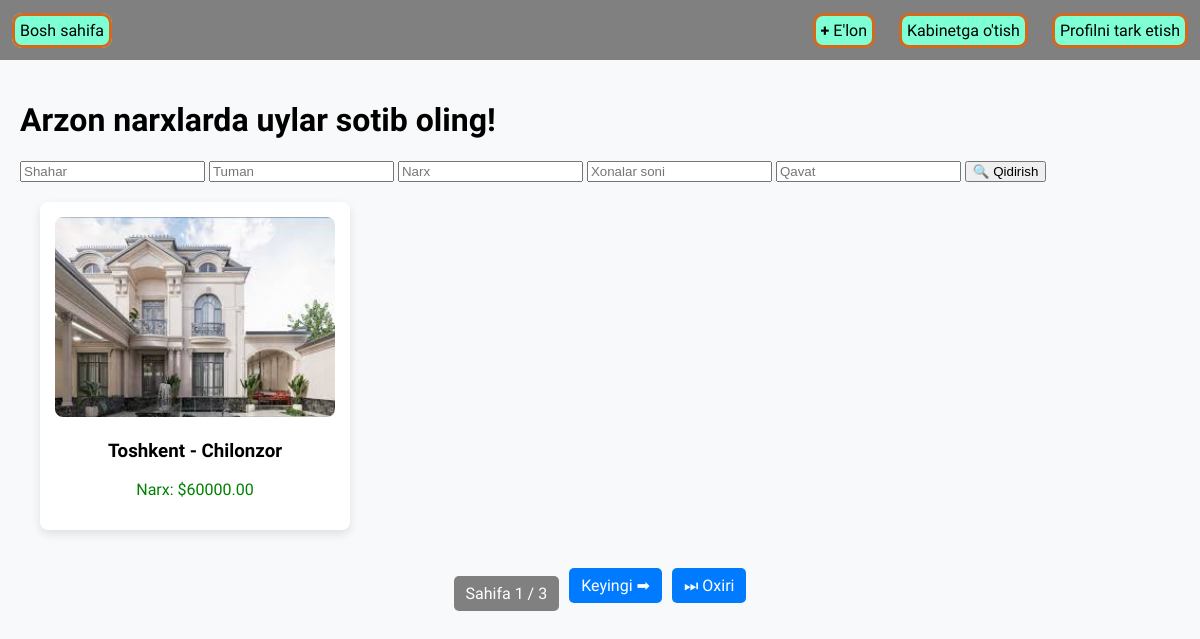
/home (signed in), run on an earlier commit of the app's database.
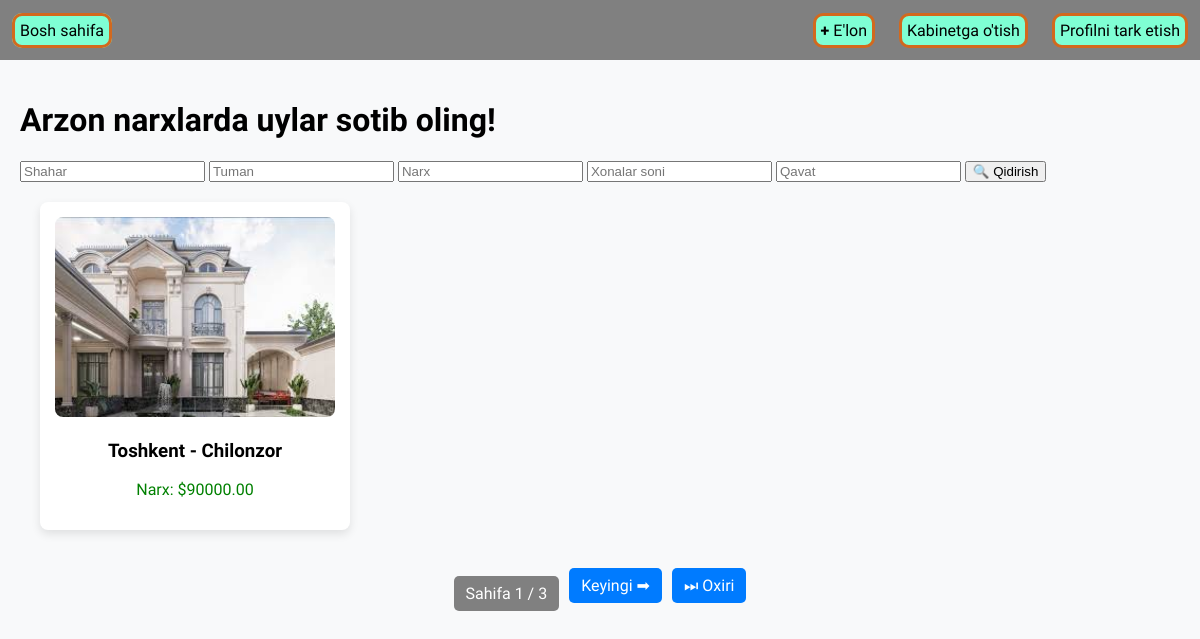
And on a later commit of the database.
### home/models.py (models this page shows, shortened)
class House(models.Model):
    user = models.ForeignKey(User, on_delete=models.CASCADE)
    city = models.CharField(max_length=200)
    district = models.CharField(max_length=200)
    street = models.CharField(max_length=200)
    company = models.CharField(max_length=200)
    floor = models.PositiveSmallIntegerField()
    area = models.DecimalField(max_digits=10, decimal_places=2)
    price = models.DecimalField(max_digits=15, decimal_places=2)
    rooms = models.PositiveIntegerField()
    description = models.TextField()
    created_date = models.DateTimeField(auto_now_add=True)
    updated_date = models.DateTimeField(auto_now=True)
    is_new = models.BooleanField(default=False)
    image = models.ImageField(upload_to='houses/', blank=True, null=True)
    class Meta:
        ordering = ['-created_date']
        verbose_name = 'house'

### home/views.py (the view)
# urls.py: 2. Add a URL to urlpatterns:  path('', Home.as_view(), name='home')
class Home(LoginRequiredMixin, View):
    login_url = 'login'
    def get(self, request):
        city = request.GET.get('city_')
        district = request.GET.get('district_')
        price = request.GET.get('price_')
        rooms = request.GET.get('rooms_')
        floor = request.GET.get('floor_')
        houses = House.objects.all()
        if city:
            houses = houses.filter(city__icontains=city)
        if district:
            houses = houses.filter(district__icontains=district)
        if price:
            houses = houses.filter(price__lte=price)
        if rooms:
            houses = houses.filter(rooms=rooms)
        if floor:
            houses = houses.filter(floor=floor)
        paginator = Paginator(houses, 1)
        page_number = request.GET.get('page')
        page_obj = paginator.get_page(page_number)
        return render(request, 'house/home.html', {'page_obj': page_obj})

### templates/house/home.html (shortened to what this page needs)
{% load static %}
<!DOCTYPE html>
<html lang="uz">
<head>
</head>
<body>
    <header>
        <nav>
            <div class="navigation">
                <div>
                    <a href="/">Bosh sahifa</a>
                </div>
                <div class="navigation">
                    <a href="{% url 'house-create' %}"><span style="font-weight: 900;">+</span> E'lon</a>
                    <a href="{% url 'dashboard' %}">Kabinetga o'tish</a>
                    <a href="{% url 'logout' %}">Profilni tark etish</a>
                </div>
            </div>
        </nav>
    </header>
    <div class="container">
        <h1>Arzon narxlarda uylar sotib oling!</h1>
        <form method="GET">
            <input type="search" name="city_" placeholder="Shahar">
            <input type="search" name="district_" placeholder="Tuman">
            <input type="search" name="price_" placeholder="Narx">
            <input type="search" name="rooms_" placeholder="Xonalar soni">
            <input type="search" name="floor_" placeholder="Qavat">
            <button type="submit">🔍 Qidirish</button>
        </form>
        <div class="container con">
            {% for house in page_obj %}
            <div class="house">
                <a href="{% url 'house-detail' house.id %}">
                    {% if house.image %}
                        <img src="{{ house.image.url }}" alt="Uy rasmi">
                    {% else %}
                        <img src="{% static 'default.png' %}" alt="house-image">
                    {% endif %}
                </a>
                <h3>{{ house.city }} - {{ house.district }}</h3>
                <p style="color: green;">Narx: ${{ house.price }}</p>
            </div>
            {% endfor %}
        </div>
        {% if page_obj.has_other_pages %}
        <ul class="pagination">
            <li class="current">Sahifa {{ page_obj.number }} / {{ page_obj.paginator.num_pages }}</li>
            {% if page_obj.has_next %}
                <li><a href="?page={{ page_obj.next_page_number }}">Keyingi ➡</a></li>
                <li><a href="?page={{ page_obj.paginator.num_pages }}">⏭ Oxiri</a></li>
            {% endif %}
        </ul>
        {% endif %}
    </div>
</body>
</html>

What changed in the data, as far as the page shows it:
changed House "Toshkent": price "60000.00" → "90000.00"
